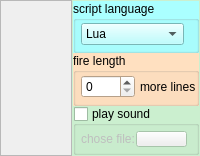
    <widget class="QWidget" name="widget" native="true">
     <property name="sizePolicy">
      <sizepolicy hsizetype="Expanding" vsizetype="Expanding">
       <horstretch>0</horstretch>
       <verstretch>0</verstretch>
      </sizepolicy>
     </property>
     <property name="minimumSize">
      <size>
       <width>0</width>
       <height>120</height>
      </size>
     </property>
     <layout class="QVBoxLayout" name="verticalLayout">
      <property name="spacing">
       <number>1</number>
      </property>
      <property name="margin">
       <number>0</number>
      </property>
      <item>
       <widget class="QWidget" name="patternArea" native="true">
        <property name="sizePolicy">
         <sizepolicy hsizetype="Expanding" vsizetype="Expanding">
          <horstretch>0</horstretch>
          <verstretch>0</verstretch>
         </sizepolicy>
        </property>
        <property name="autoFillBackground">
         <bool>true</bool>
        </property>
        <layout class="QHBoxLayout" name="horizontalLayout_3">
         <property name="spacing">
          <number>0</number>
         </property>
         <property name="margin">
          <number>0</number>
         </property>
         <item>
          <widget class="QScrollArea" name="scrollArea">
           <property name="widgetResizable">
            <bool>true</bool>
           </property>
           <widget class="QWidget" name="scrollAreaWidgetContents_2">
            <property name="geometry">
             <rect>
              <x>0</x>
              <y>0</y>
              <width>473</width>
              <height>132</height>
             </rect>
            </property>
           </widget>
          </widget>
         </item>
         <item>
          <widget class="QWidget" name="widget_4" native="true">
           <property name="sizePolicy">
            <sizepolicy hsizetype="Fixed" vsizetype="Expanding">
             <horstretch>0</horstretch>
             <verstretch>0</verstretch>
            </sizepolicy>
           </property>
           <property name="palette">
            <palette>
             <active>
              <colorrole role="Base">
               <brush brushstyle="SolidPattern">
                <color alpha="255">
                 <red>255</red>
                 <green>255</green>
                 <blue>255</blue>
                </color>
               </brush>
              </colorrole>
              <colorrole role="Window">
               <brush brushstyle="SolidPattern">
                <color alpha="255">
                 <red>203</red>
                 <green>239</green>
                 <blue>207</blue>
                </color>
               </brush>
              </colorrole>
             </active>
             <inactive>
              <colorrole role="Base">
               <brush brushstyle="SolidPattern">
                <color alpha="255">
                 <red>255</red>
                 <green>255</green>
                 <blue>255</blue>
                </color>
               </brush>
              </colorrole>
              <colorrole role="Window">
               <brush brushstyle="SolidPattern">
                <color alpha="255">
                 <red>203</red>
                 <green>239</green>
                 <blue>207</blue>
                </color>
               </brush>
              </colorrole>
             </inactive>
             <disabled>
              <colorrole role="Base">
               <brush brushstyle="SolidPattern">
                <color alpha="255">
                 <red>203</red>
                 <green>239</green>
                 <blue>207</blue>
                </color>
               </brush>
              </colorrole>
              <colorrole role="Window">
               <brush brushstyle="SolidPattern">
                <color alpha="255">
                 <red>203</red>
                 <green>239</green>
                 <blue>207</blue>
                </color>
               </brush>
              </colorrole>
             </disabled>
            </palette>
           </property>
           <property name="autoFillBackground">
            <bool>true</bool>
           </property>
           <layout class="QVBoxLayout" name="verticalLayout_5">
            <property name="spacing">
             <number>0</number>
            </property>
            <property name="margin">
             <number>1</number>
            </property>
            <item>
             <widget class="QGroupBox" name="scriptLanguage">
              <property name="sizePolicy">
               <sizepolicy hsizetype="Expanding" vsizetype="Expanding">
                <horstretch>0</horstretch>
                <verstretch>0</verstretch>
               </sizepolicy>
              </property>
              <property name="minimumSize">
               <size>
                <width>0</width>
                <height>0</height>
               </size>
              </property>
              <property name="maximumSize">
               <size>
                <width>16777215</width>
                <height>16777215</height>
               </size>
              </property>
              <property name="palette">
               <palette>
                <active>
                 <colorrole role="WindowText">
                  <brush brushstyle="SolidPattern">
                   <color alpha="255">
                    <red>0</red>
                    <green>0</green>
                    <blue>0</blue>
                   </color>
                  </brush>
                 </colorrole>
                 <colorrole role="Button">
                  <brush brushstyle="SolidPattern">
                   <color alpha="255">
                    <red>170</red>
                    <green>255</green>
                    <blue>255</blue>
                   </color>
                  </brush>
                 </colorrole>
                 <colorrole role="Light">
                  <brush brushstyle="SolidPattern">
                   <color alpha="255">
                    <red>255</red>
                    <green>255</green>
                    <blue>255</blue>
                   </color>
                  </brush>
                 </colorrole>
                 <colorrole role="Midlight">
                  <brush brushstyle="SolidPattern">
                   <color alpha="255">
                    <red>212</red>
                    <green>255</green>
                    <blue>255</blue>
                   </color>
                  </brush>
                 </colorrole>
                 <colorrole role="Dark">
                  <brush brushstyle="SolidPattern">
                   <color alpha="255">
                    <red>85</red>
                    <green>127</green>
                    <blue>127</blue>
                   </color>
                  </brush>
                 </colorrole>
                 <colorrole role="Mid">
                  <brush brushstyle="SolidPattern">
                   <color alpha="255">
                    <red>113</red>
                    <green>170</green>
                    <blue>170</blue>
                   </color>
                  </brush>
                 </colorrole>
                 <colorrole role="Text">
                  <brush brushstyle="SolidPattern">
                   <color alpha="255">
                    <red>0</red>
                    <green>0</green>
                    <blue>0</blue>
                   </color>
                  </brush>
                 </colorrole>
                 <colorrole role="BrightText">
                  <brush brushstyle="SolidPattern">
                   <color alpha="255">
                    <red>255</red>
                    <green>255</green>
                    <blue>255</blue>
                   </color>
                  </brush>
                 </colorrole>
                 <colorrole role="ButtonText">
                  <brush brushstyle="SolidPattern">
                   <color alpha="255">
                    <red>0</red>
                    <green>0</green>
                    <blue>0</blue>
                   </color>
                  </brush>
                 </colorrole>
                 <colorrole role="Base">
                  <brush brushstyle="SolidPattern">
                   <color alpha="255">
                    <red>255</red>
                    <green>255</green>
                    <blue>255</blue>
                   </color>
                  </brush>
                 </colorrole>
                 <colorrole role="Window">
                  <brush brushstyle="SolidPattern">
                   <color alpha="255">
                    <red>170</red>
                    <green>255</green>
                    <blue>255</blue>
                   </color>
                  </brush>
                 </colorrole>
                 <colorrole role="Shadow">
                  <brush brushstyle="SolidPattern">
                   <color alpha="255">
                    <red>0</red>
                    <green>0</green>
                    <blue>0</blue>
                   </color>
                  </brush>
                 </colorrole>
                 <colorrole role="AlternateBase">
                  <brush brushstyle="SolidPattern">
                   <color alpha="255">
                    <red>212</red>
                    <green>255</green>
                    <blue>255</blue>
                   </color>
                  </brush>
                 </colorrole>
                 <colorrole role="ToolTipBase">
                  <brush brushstyle="SolidPattern">
                   <color alpha="255">
                    <red>255</red>
                    <green>255</green>
                    <blue>220</blue>
                   </color>
                  </brush>
                 </colorrole>
                 <colorrole role="ToolTipText">
                  <brush brushstyle="SolidPattern">
                   <color alpha="255">
                    <red>0</red>
                    <green>0</green>
                    <blue>0</blue>
                   </color>
                  </brush>
                 </colorrole>
                </active>
                <inactive>
                 <colorrole role="WindowText">
                  <brush brushstyle="SolidPattern">
                   <color alpha="255">
                    <red>0</red>
                    <green>0</green>
                    <blue>0</blue>
                   </color>
                  </brush>
                 </colorrole>
                 <colorrole role="Button">
                  <brush brushstyle="SolidPattern">
                   <color alpha="255">
                    <red>170</red>
                    <green>255</green>
                    <blue>255</blue>
                   </color>
                  </brush>
                 </colorrole>
                 <colorrole role="Light">
                  <brush brushstyle="SolidPattern">
                   <color alpha="255">
                    <red>255</red>
                    <green>255</green>
                    <blue>255</blue>
                   </color>
                  </brush>
                 </colorrole>
                 <colorrole role="Midlight">
                  <brush brushstyle="SolidPattern">
                   <color alpha="255">
                    <red>212</red>
                    <green>255</green>
                    <blue>255</blue>
                   </color>
                  </brush>
                 </colorrole>
                 <colorrole role="Dark">
                  <brush brushstyle="SolidPattern">
                   <color alpha="255">
                    <red>85</red>
                    <green>127</green>
                    <blue>127</blue>
                   </color>
                  </brush>
                 </colorrole>
                 <colorrole role="Mid">
                  <brush brushstyle="SolidPattern">
                   <color alpha="255">
                    <red>113</red>
                    <green>170</green>
                    <blue>170</blue>
                   </color>
                  </brush>
                 </colorrole>
                 <colorrole role="Text">
                  <brush brushstyle="SolidPattern">
                   <color alpha="255">
                    <red>0</red>
                    <green>0</green>
                    <blue>0</blue>
                   </color>
                  </brush>
                 </colorrole>
                 <colorrole role="BrightText">
                  <brush brushstyle="SolidPattern">
                   <color alpha="255">
                    <red>255</red>
                    <green>255</green>
                    <blue>255</blue>
                   </color>
                  </brush>
                 </colorrole>
                 <colorrole role="ButtonText">
                  <brush brushstyle="SolidPattern">
                   <color alpha="255">
                    <red>0</red>
                    <green>0</green>
                    <blue>0</blue>
                   </color>
                  </brush>
                 </colorrole>
                 <colorrole role="Base">
                  <brush brushstyle="SolidPattern">
                   <color alpha="255">
                    <red>255</red>
                    <green>255</green>
                    <blue>255</blue>
                   </color>
                  </brush>
                 </colorrole>
                 <colorrole role="Window">
                  <brush brushstyle="SolidPattern">
                   <color alpha="255">
                    <red>170</red>
                    <green>255</green>
                    <blue>255</blue>
                   </color>
                  </brush>
                 </colorrole>
                 <colorrole role="Shadow">
                  <brush brushstyle="SolidPattern">
                   <color alpha="255">
                    <red>0</red>
                    <green>0</green>
                    <blue>0</blue>
                   </color>
                  </brush>
                 </colorrole>
                 <colorrole role="AlternateBase">
                  <brush brushstyle="SolidPattern">
                   <color alpha="255">
                    <red>212</red>
                    <green>255</green>
                    <blue>255</blue>
                   </color>
                  </brush>
                 </colorrole>
                 <colorrole role="ToolTipBase">
                  <brush brushstyle="SolidPattern">
                   <color alpha="255">
                    <red>255</red>
                    <green>255</green>
                    <blue>220</blue>
                   </color>
                  </brush>
                 </colorrole>
                 <colorrole role="ToolTipText">
                  <brush brushstyle="SolidPattern">
                   <color alpha="255">
                    <red>0</red>
                    <green>0</green>
                    <blue>0</blue>
                   </color>
                  </brush>
                 </colorrole>
                </inactive>
                <disabled>
                 <colorrole role="WindowText">
                  <brush brushstyle="SolidPattern">
                   <color alpha="255">
                    <red>85</red>
                    <green>127</green>
                    <blue>127</blue>
                   </color>
                  </brush>
                 </colorrole>
                 <colorrole role="Button">
                  <brush brushstyle="SolidPattern">
                   <color alpha="255">
                    <red>170</red>
                    <green>255</green>
                    <blue>255</blue>
                   </color>
                  </brush>
                 </colorrole>
                 <colorrole role="Light">
                  <brush brushstyle="SolidPattern">
                   <color alpha="255">
                    <red>255</red>
                    <green>255</green>
                    <blue>255</blue>
                   </color>
                  </brush>
                 </colorrole>
                 <colorrole role="Midlight">
                  <brush brushstyle="SolidPattern">
                   <color alpha="255">
                    <red>212</red>
                    <green>255</green>
                    <blue>255</blue>
                   </color>
                  </brush>
                 </colorrole>
                 <colorrole role="Dark">
                  <brush brushstyle="SolidPattern">
                   <color alpha="255">
                    <red>85</red>
                    <green>127</green>
                    <blue>127</blue>
                   </color>
                  </brush>
                 </colorrole>
                 <colorrole role="Mid">
                  <brush brushstyle="SolidPattern">
                   <color alpha="255">
                    <red>113</red>
                    <green>170</green>
                    <blue>170</blue>
                   </color>
                  </brush>
                 </colorrole>
                 <colorrole role="Text">
                  <brush brushstyle="SolidPattern">
                   <color alpha="255">
                    <red>85</red>
                    <green>127</green>
                    <blue>127</blue>
                   </color>
                  </brush>
                 </colorrole>
                 <colorrole role="BrightText">
                  <brush brushstyle="SolidPattern">
                   <color alpha="255">
                    <red>255</red>
                    <green>255</green>
                    <blue>255</blue>
                   </color>
                  </brush>
                 </colorrole>
                 <colorrole role="ButtonText">
                  <brush brushstyle="SolidPattern">
                   <color alpha="255">
                    <red>85</red>
                    <green>127</green>
                    <blue>127</blue>
                   </color>
                  </brush>
                 </colorrole>
                 <colorrole role="Base">
                  <brush brushstyle="SolidPattern">
                   <color alpha="255">
                    <red>170</red>
                    <green>255</green>
                    <blue>255</blue>
                   </color>
                  </brush>
                 </colorrole>
                 <colorrole role="Window">
                  <brush brushstyle="SolidPattern">
                   <color alpha="255">
                    <red>170</red>
                    <green>255</green>
                    <blue>255</blue>
                   </color>
                  </brush>
                 </colorrole>
                 <colorrole role="Shadow">
                  <brush brushstyle="SolidPattern">
                   <color alpha="255">
                    <red>0</red>
                    <green>0</green>
                    <blue>0</blue>
                   </color>
                  </brush>
                 </colorrole>
                 <colorrole role="AlternateBase">
                  <brush brushstyle="SolidPattern">
                   <color alpha="255">
                    <red>170</red>
                    <green>255</green>
                    <blue>255</blue>
                   </color>
                  </brush>
                 </colorrole>
                 <colorrole role="ToolTipBase">
                  <brush brushstyle="SolidPattern">
                   <color alpha="255">
                    <red>255</red>
                    <green>255</green>
                    <blue>220</blue>
                   </color>
                  </brush>
                 </colorrole>
                 <colorrole role="ToolTipText">
                  <brush brushstyle="SolidPattern">
                   <color alpha="255">
                    <red>0</red>
                    <green>0</green>
                    <blue>0</blue>
                   </color>
                  </brush>
                 </colorrole>
                </disabled>
               </palette>
              </property>
              <property name="toolTip">
               <string>Choose the script language used.</string>
              </property>
              <property name="autoFillBackground">
               <bool>true</bool>
              </property>
              <property name="title">
               <string>script language</string>
              </property>
              <property name="checkable">
               <bool>false</bool>
              </property>
              <property name="checked">
               <bool>false</bool>
              </property>
              <layout class="QHBoxLayout" name="horizontalLayout">
               <property name="spacing">
                <number>5</number>
               </property>
               <property name="leftMargin">
                <number>5</number>
               </property>
               <property name="topMargin">
                <number>2</number>
               </property>
               <property name="rightMargin">
                <number>12</number>
               </property>
               <property name="bottomMargin">
                <number>5</number>
               </property>
               <item>
                <widget class="QComboBox" name="comboBox_lang">
                 <property name="toolTip">
                  <string>Choose the script language used.</string>
                 </property>
                 <item>
                  <property name="text">
                   <string>Lua</string>
                  </property>
                 </item>
                 <item>
                  <property name="text">
                   <string>Python</string>
                  </property>
                 </item>
                </widget>
               </item>
              </layout>
             </widget>
            </item>
            <item>
             <widget class="QGroupBox" name="checkBox_stayOpen">
              <property name="sizePolicy">
               <sizepolicy hsizetype="Expanding" vsizetype="Expanding">
                <horstretch>0</horstretch>
                <verstretch>0</verstretch>
               </sizepolicy>
              </property>
              <property name="minimumSize">
               <size>
                <width>0</width>
                <height>0</height>
               </size>
              </property>
              <property name="maximumSize">
               <size>
                <width>16777215</width>
                <height>16777215</height>
               </size>
              </property>
              <property name="palette">
               <palette>
                <active>
                 <colorrole role="Base">
                  <brush brushstyle="SolidPattern">
                   <color alpha="255">
                    <red>255</red>
                    <green>255</green>
                    <blue>255</blue>
                   </color>
                  </brush>
                 </colorrole>
                 <colorrole role="Window">
                  <brush brushstyle="SolidPattern">
                   <color alpha="255">
                    <red>255</red>
                    <green>224</green>
                    <blue>192</blue>
                   </color>
                  </brush>
                 </colorrole>
                </active>
                <inactive>
                 <colorrole role="Base">
                  <brush brushstyle="SolidPattern">
                   <color alpha="255">
                    <red>255</red>
                    <green>255</green>
                    <blue>255</blue>
                   </color>
                  </brush>
                 </colorrole>
                 <colorrole role="Window">
                  <brush brushstyle="SolidPattern">
                   <color alpha="255">
                    <red>255</red>
                    <green>224</green>
                    <blue>192</blue>
                   </color>
                  </brush>
                 </colorrole>
                </inactive>
                <disabled>
                 <colorrole role="Base">
                  <brush brushstyle="SolidPattern">
                   <color alpha="255">
                    <red>255</red>
                    <green>224</green>
                    <blue>192</blue>
                   </color>
                  </brush>
                 </colorrole>
                 <colorrole role="Window">
                  <brush brushstyle="SolidPattern">
                   <color alpha="255">
                    <red>255</red>
                    <green>224</green>
                    <blue>192</blue>
                   </color>
                  </brush>
                 </colorrole>
                </disabled>
               </palette>
              </property>
              <property name="toolTip">
               <string>Keep firing the script for x more lines, after the trigger or chain has matched.</string>
              </property>
              <property name="autoFillBackground">
               <bool>true</bool>
              </property>
              <property name="title">
               <string>fire length</string>
              </property>
              <property name="checkable">
               <bool>false</bool>
              </property>
              <property name="checked">
               <bool>false</bool>
              </property>
              <layout class="QHBoxLayout" name="horizontalLayout">
               <property name="spacing">
                <number>5</number>
               </property>
               <property name="leftMargin">
                <number>5</number>
               </property>
               <property name="topMargin">
                <number>2</number>
               </property>
               <property name="rightMargin">
                <number>0</number>
               </property>
               <property name="bottomMargin">
                <number>5</number>
               </property>
               <item>
                <widget class="QSpinBox" name="spinBox_stayOpen">
                 <property name="sizePolicy">
                  <sizepolicy hsizetype="Expanding" vsizetype="Expanding">
                   <horstretch>0</horstretch>
                   <verstretch>0</verstretch>
                  </sizepolicy>
                 </property>
                 <property name="toolTip">
                  <string>Within how many lines must all condition be true to fire the trigger?</string>
                 </property>
                 <property name="maximum">
                  <number>1000</number>
                 </property>
                </widget>
               </item>
               <item>
                <widget class="QLabel" name="label_6">
                 <property name="sizePolicy">
                  <sizepolicy hsizetype="Expanding" vsizetype="Expanding">
                   <horstretch>0</horstretch>
                   <verstretch>0</verstretch>
                  </sizepolicy>
                 </property>
                 <property name="text">
                  <string>more lines</string>
                 </property>
                 <property name="scaledContents">
                  <bool>true</bool>
                 </property>
                 <property name="wordWrap">
                  <bool>true</bool>
                 </property>
                 <property name="indent">
                  <number>0</number>
                 </property>
                </widget>
               </item>
              </layout>
             </widget>
            </item>
            <item>
             <widget class="QGroupBox" name="soundTrigger">
              <property name="sizePolicy">
               <sizepolicy hsizetype="Expanding" vsizetype="Minimum">
                <horstretch>0</horstretch>
                <verstretch>0</verstretch>
               </sizepolicy>
              </property>
              <property name="minimumSize">
               <size>
                <width>0</width>
                <height>0</height>
               </size>
              </property>
              <property name="maximumSize">
               <size>
                <width>16777215</width>
                <height>16777215</height>
               </size>
              </property>
              <property name="toolTip">
               <string>play a wave sound file if the trigger fires</string>
              </property>
              <property name="title">
               <string>play sound</string>
              </property>
              <property name="checkable">
               <bool>true</bool>
              </property>
              <property name="checked">
               <bool>false</bool>
              </property>
              <layout class="QHBoxLayout" name="horizontalLayout_6">
               <property name="spacing">
                <number>0</number>
               </property>
               <property name="leftMargin">
                <number>5</number>
               </property>
               <property name="topMargin">
                <number>5</number>
               </property>
               <property name="rightMargin">
                <number>9</number>
               </property>
               <property name="bottomMargin">
                <number>5</number>
               </property>
               <item>
                <widget class="QLabel" name="label_16">
                 <property name="sizePolicy">
                  <sizepolicy hsizetype="Fixed" vsizetype="Preferred">
                   <horstretch>0</horstretch>
                   <verstretch>0</verstretch>
                  </sizepolicy>
                 </property>
                 <property name="minimumSize">
                  <size>
                   <width>0</width>
                   <height>11</height>
                  </size>
                 </property>
                 <property name="text">
                  <string>chose file:</string>
                 </property>
                </widget>
               </item>
               <item>
                <widget class="QLineEdit" name="lineEdit_soundFile">
                 <property name="maximumSize">
                  <size>
                   <width>1</width>
                   <height>0</height>
                  </size>
                 </property>
                 <property name="font">
                  <font>
                   <pointsize>6</pointsize>
                  </font>
                 </property>
                </widget>
               </item>
               <item>
                <widget class="QPushButton" name="pushButtonSound">
                 <property name="sizePolicy">
                  <sizepolicy hsizetype="Expanding" vsizetype="Expanding">
                   <horstretch>0</horstretch>
                   <verstretch>0</verstretch>
                  </sizepolicy>
                 </property>
                 <property name="minimumSize">
                  <size>
                   <width>0</width>
                   <height>16</height>
                  </size>
                 </property>
                 <property name="maximumSize">
                  <size>
                   <width>16777215</width>
                   <height>16</height>
                  </size>
                 </property>
                 <property name="text">
                  <string/>
                 </property>
                </widget>
               </item>
              </layout>
             </widget>
            </item>
           </layout>
          </widget>
         </item>
        </layout>
       </widget>
      </item>
     </layout>
    </widget>
